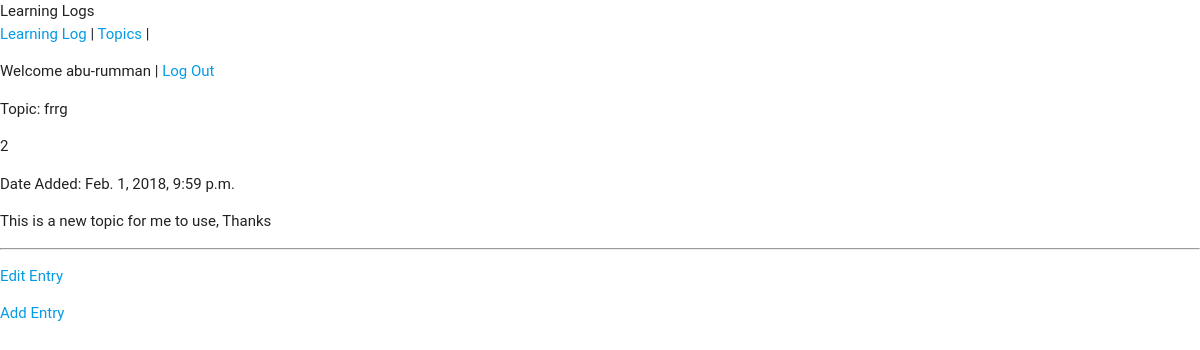
The app's page /learninglog/topic/2/ (signed in) with its own data.
### learninglog/models.py (models this page shows)
class Topic(models.Model):
    text = models.CharField(max_length = 200)
    date_added = models.DateField(auto_now_add = True)
    owner = models.ForeignKey(User)
    def __str__(self):
        return self.text

class Entry(models.Model):
    topic = models.ForeignKey(Topic, on_delete = models.CASCADE)
    text = models.TextField()
    date_added = models.DateTimeField(auto_now_add = True)
    class Meta:
        verbose_name_plural = 'Entries'
    def __str__(self):
        return self.text[:50]

### learninglog/views.py (the view)
# urls.py: url(r'^topic/(?P<topic_id>\d+)/$', views.topic, name = 'topic'),
@login_required
def topic(request, topic_id):
    topic = Topic.objects.get(id = topic_id)
    topic_entry = topic.entry_set.all()
    if topic.owner != request.user:
        raise Http404
    context = {'topic': topic, 'topic_entry': topic_entry}
    return render(request, 'learninglog/topic.html', context)

### learninglog/templates/learninglog/topic.html
{% extends 'learninglog/header.html'%}
{% block content%}
<p>
  Topic: {{ topic }}
</p>
{% for entry in topic_entry %}
<p>
  {{ entry.id }}
</p>
<p>
Date Added:  {{ entry.date_added}}
</p>
<p> {{ entry|linebreaks }} </p>
<hr />
<p>
  <a href='{% url 'learninglog:edit_entry' entry.id %}'>Edit Entry</a>
</p>
{% empty%}
<p>No Entries for this Topic</p>
{% endfor %}
<p>
  <a href='{% url 'learninglog:add_entry' topic.id %}'> Add Entry </a>
</p>
{% endblock %}

### learninglog/templates/learninglog/header.html (shortened to what this page needs)
{% load staticfiles %}
<!doctype html>
<html>
<head>
<link rel="stylesheet" type="text/css" href="{% static 'css/materialize.css' %}" media="screen,projection"/>
<html lang="en">
</head>
<body>
  <header>
  <div>
    Learning Logs
  </div>
  </header>
  <a href='{% url 'learninglog:home' %}'>Learning Log</a> |
  <a href='{% url 'learninglog:topics' %}'>Topics</a> |
  <p>
    {% if user.is_authenticated %}
    Welcome {{ user.username }} |
    <a href='{% url "users:logout" %}'>Log Out</a>
    {% else %}
    <a href="{% url 'users:login' %}">Log In</a> |
    <a href="{% url 'users:sign_up' %}">Sign Up</a>
    {% endif%}
  </p>
  {% block content %}
  {% endblock content %}
</body>
</html>

### records on screen
Topic: text "frrg"
Entry: id "2", date_added "Feb. 1, 2018, 9:59 p.m.", text "This is a new topic for me to use, Thanks"

### other values on screen
{{ user.username }} "abu-rumman"
